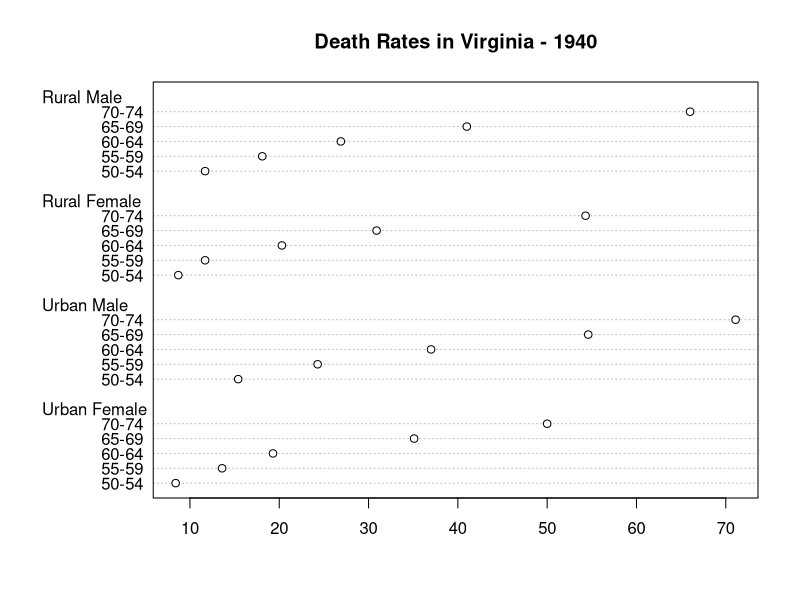
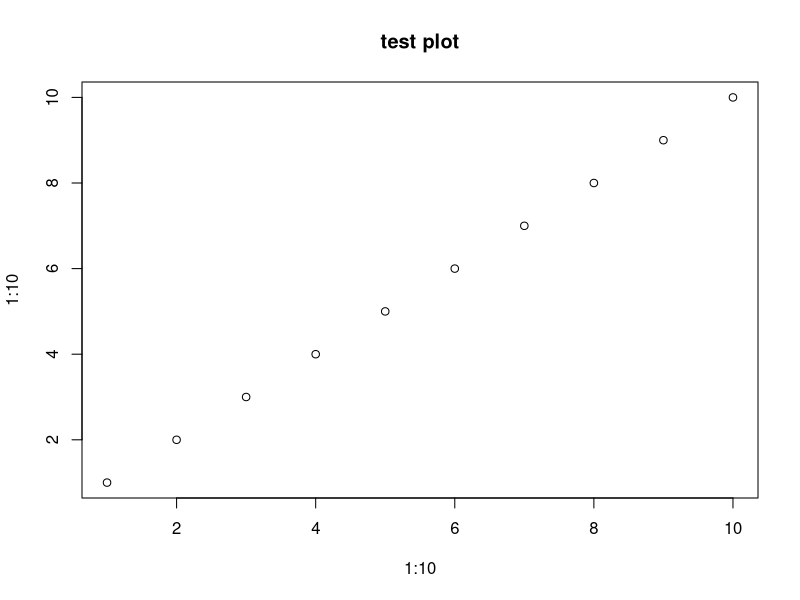

R code for these plots, in order:
#' ---
#' title: "R scripts can be rendered!"
#' output: github_document
#' ---
#'
#' Here's some prose in a very special comment. Let's summarize the built-in
#' dataset `VADeaths`.
# here is a regular code comment, that will remain as such
summary(VADeaths)

#' Here's some more prose. I can use usual markdown syntax to make things
#' **bold** or *italics*. Let's use an example from the `dotchart()` help to
#' make a Cleveland dot plot from the `VADeaths` data. I even bother to name
#' this chunk, so the resulting PNG has a decent name.
#+ dotchart
dotchart(VADeaths, main = "Death Rates in Virginia - 1940")

#' Now we try to add a test plot on a branch
#+ plot
plot(1:10, 1:10, main = "test plot")